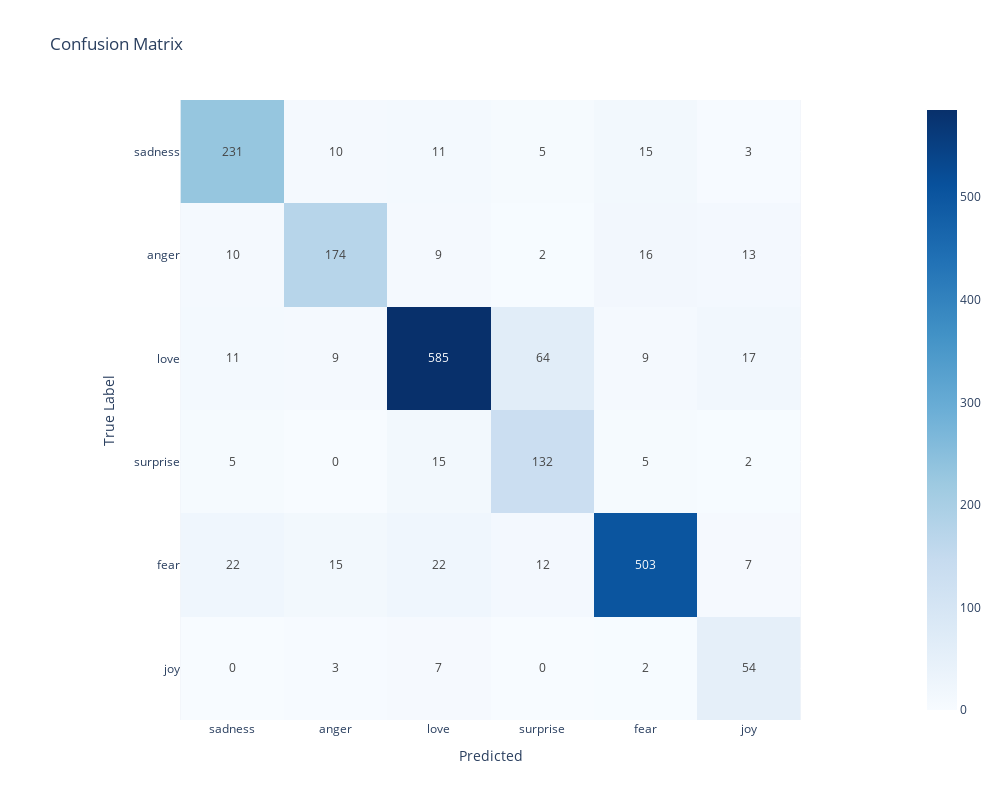

The notebook cell this image was saved under:
### Code cell
model = Model(X_train, y_train, X_test, y_test, MultinomialNB(), TfidfVectorizer(), balancer=SMOTE(random_state=42))
model.transform()
model.fit()
y_pred = model.predict()
model.report(y_pred, class_labels)

### Figure 1 — Plotly figure (JSON) as saved in the notebook; plotly's stock layout.template omitted (floating-point values rounded to 4 significant figures)
{"data": [{"coloraxis": "coloraxis", "hovertemplate": "Predicted: %{x}<br>True Label: %{y}<br>color: %{z}<extra></extra>", "name": "0", "texttemplate": "%{z}", "type": "heatmap", "x": ["sadness", "anger", "love", "surprise", "fear", "joy"], "xaxis": "x", "y": ["sadness", "anger", "love", "surprise", "fear", "joy"], "yaxis": "y", "z": [[231, 10, 11, 5, 15, 3], [10, 174, 9, 2, 16, 13], [11, 9, 585, 64, 9, 17], [5, 0, 15, 132, 5, 2], [22, 15, 22, 12, 503, 7], [0, 3, 7, 0, 2, 54]]}], "layout": {"coloraxis": {"colorscale": [[0, "rgb(247,251,255)"], [0.125, "rgb(222,235,247)"], [0.25, "rgb(198,219,239)"], [0.375, "rgb(158,202,225)"], [0.5, "rgb(107,174,214)"], [0.625, "rgb(66,146,198)"], [0.75, "rgb(33,113,181)"], [0.875, "rgb(8,81,156)"], [1, "rgb(8,48,107)"]]}, "height": 800, "title": {"text": "Confusion Matrix"}, "width": 1000, "xaxis": {"anchor": "y", "constrain": "domain", "domain": [0, 1], "scaleanchor": "y", "title": {"text": "Predicted"}}, "yaxis": {"anchor": "x", "autorange": "reversed", "constrain": "domain", "domain": [0, 1], "title": {"text": "True Label"}}}}
